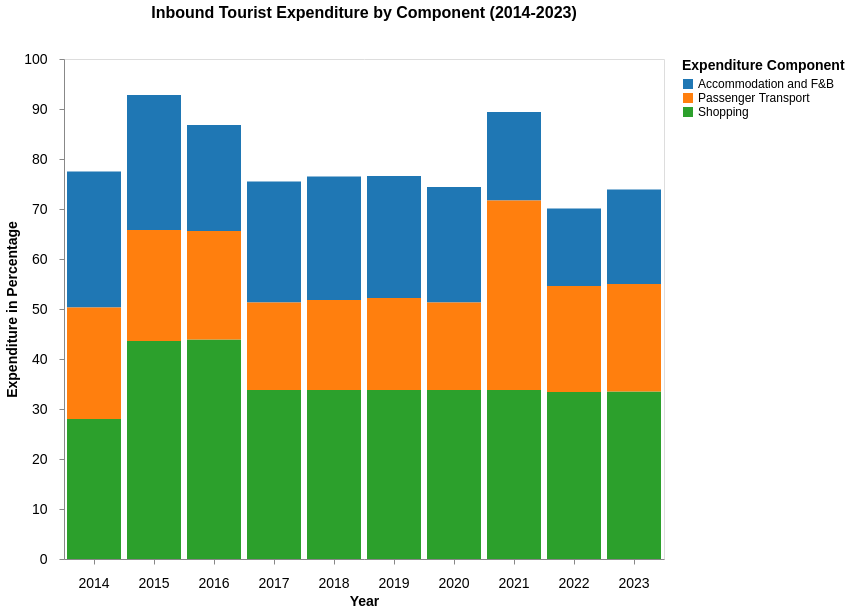

This figure's Vega-Lite source:
### Vega-Lite specification from a JSON file in a GitHub repository (floating-point values rounded to 4 significant figures)
{"$schema": "https://vega.github.io/schema/vega-lite/v5.json", "title": {"text": "Inbound Tourist Expenditure by Component (2014-2023)", "fontSize": 16, "anchor": "middle", "fontWeight": "bold", "subtitle": " ", "subtitlePadding": 16}, "width": 600, "height": 500, "data": {"values": [{"Year": "2014", "Component": "Shopping", "Expenditure": 28}, {"Year": "2014", "Component": "Accommodation and F&B", "Expenditure": 27.2}, {"Year": "2014", "Component": "Passenger Transport", "Expenditure": 22.3}, {"Year": "2015", "Component": "Shopping", "Expenditure": 43.6}, {"Year": "2015", "Component": "Accommodation and F&B", "Expenditure": 27}, {"Year": "2015", "Component": "Passenger Transport", "Expenditure": 22.2}, {"Year": "2016", "Component": "Shopping", "Expenditure": 43.9}, {"Year": "2016", "Component": "Accommodation and F&B", "Expenditure": 21.2}, {"Year": "2016", "Component": "Passenger Transport", "Expenditure": 21.7}, {"Year": "2017", "Component": "Shopping", "Expenditure": 33.8}, {"Year": "2017", "Component": "Accommodation and F&B", "Expenditure": 24.2}, {"Year": "2017", "Component": "Passenger Transport", "Expenditure": 17.5}, {"Year": "2018", "Component": "Shopping", "Expenditure": 33.8}, {"Year": "2018", "Component": "Accommodation and F&B", "Expenditure": 24.7}, {"Year": "2018", "Component": "Passenger Transport", "Expenditure": 18}, {"Year": "2019", "Component": "Shopping", "Expenditure": 33.8}, {"Year": "2019", "Component": "Accommodation and F&B", "Expenditure": 24.4}, {"Year": "2019", "Component": "Passenger Transport", "Expenditure": 18.4}, {"Year": "2020", "Component": "Shopping", "Expenditure": 33.8}, {"Year": "2020", "Component": "Accommodation and F&B", "Expenditure": 23.1}, {"Year": "2020", "Component": "Passenger Transport", "Expenditure": 17.5}, {"Year": "2021", "Component": "Shopping", "Expenditure": 33.8}, {"Year": "2021", "Component": "Accommodation and F&B", "Expenditure": 17.7}, {"Year": "2021", "Component": "Passenger Transport", "Expenditure": 37.9}, {"Year": "2022", "Component": "Shopping", "Expenditure": 33.4}, {"Year": "2022", "Component": "Accommodation and F&B", "Expenditure": 15.5}, {"Year": "2022", "Component": "Passenger Transport", "Expenditure": 21.2}, {"Year": "2023", "Component": "Shopping", "Expenditure": 33.5}, {"Year": "2023", "Component": "Accommodation and F&B", "Expenditure": 18.9}, {"Year": "2023", "Component": "Passenger Transport", "Expenditure": 21.5}]}, "params": [{"name": "yearSelect", "value": "All", "bind": {"input": "select", "options": ["All", "2014", "2015", "2016", "2017", "2018", "2019", "2020", "2021", "2022", "2023"], "name": "Select Year"}}], "mark": "bar", "encoding": {"x": {"field": "Year", "type": "ordinal", "title": "Year", "axis": {"labelAngle": 0, "labelFontSize": 14, "titleFontSize": 14, "labelPadding": 12, "grid": false}}, "y": {"field": "Expenditure", "type": "quantitative", "title": "Expenditure in Percentage", "axis": {"labelPadding": 12, "labelFontSize": 14, "titleFontSize": 14, "grid": false}, "scale": {"domain": [0, 100]}}, "color": {"field": "Component", "type": "nominal", "title": "Expenditure Component", "scale": {"scheme": "category10"}, "legend": {"title": "Expenditure Component", "orient": "right", "labelFontSize": 12, "titleFontSize": 14, "labelPadding": 12}}, "opacity": {"condition": [{"test": "yearSelect == 'All'", "value": 1}, {"test": "datum.Year == yearSelect", "value": 1}], "value": 0.3}, "tooltip": [{"field": "Year", "title": "Year"}, {"field": "Component", "title": "Expenditure Component"}, {"field": "Expenditure", "title": "Expenditure in Percentage", "format": ".2f"}]}}
